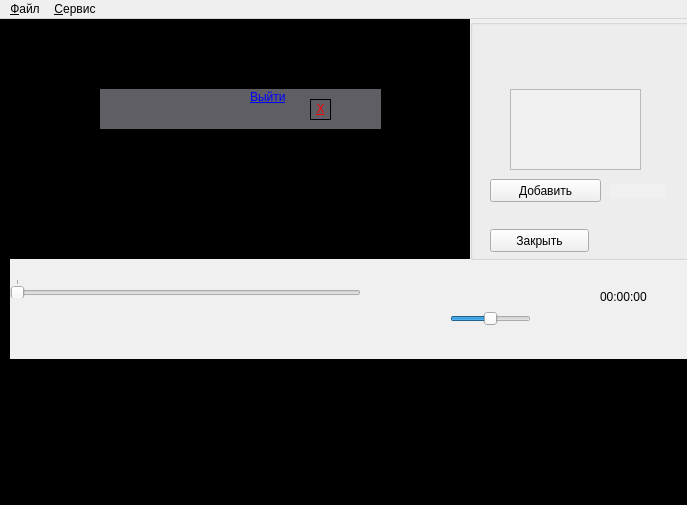
<?xml version="1.0" encoding="UTF-8"?>
<ui version="4.0">
 <class>MainWindow</class>
 <widget class="QMainWindow" name="MainWindow">
  <property name="geometry">
   <rect>
    <x>0</x>
    <y>0</y>
    <width>687</width>
    <height>505</height>
   </rect>
  </property>
  <property name="windowTitle">
   <string>VoPlayer</string>
  </property>
  <property name="windowIcon">
   <iconset>
    <normaloff>../build-untitled-Desktop_Qt_5_3_GCC_64bit-Debug/src/logo_program.png</normaloff>../build-untitled-Desktop_Qt_5_3_GCC_64bit-Debug/src/logo_program.png</iconset>
  </property>
  <property name="styleSheet">
   <string notr="true"/>
  </property>
  <widget class="QWidget" name="centralWidget">
   <property name="autoFillBackground">
    <bool>false</bool>
   </property>
   <property name="styleSheet">
    <string notr="true">background-color: rgb(0, 0, 0);</string>
   </property>
   <widget class="QFrame" name="controlPanelBox">
    <property name="geometry">
     <rect>
      <x>10</x>
      <y>240</y>
      <width>681</width>
      <height>100</height>
     </rect>
    </property>
    <property name="minimumSize">
     <size>
      <width>0</width>
      <height>100</height>
     </size>
    </property>
    <property name="maximumSize">
     <size>
      <width>16777215</width>
      <height>100</height>
     </size>
    </property>
    <property name="palette">
     <palette>
      <active>
       <colorrole role="Button">
        <brush brushstyle="SolidPattern">
         <color alpha="255">
          <red>240</red>
          <green>240</green>
          <blue>240</blue>
         </color>
        </brush>
       </colorrole>
       <colorrole role="Base">
        <brush brushstyle="SolidPattern">
         <color alpha="255">
          <red>240</red>
          <green>240</green>
          <blue>240</blue>
         </color>
        </brush>
       </colorrole>
       <colorrole role="Window">
        <brush brushstyle="SolidPattern">
         <color alpha="255">
          <red>240</red>
          <green>240</green>
          <blue>240</blue>
         </color>
        </brush>
       </colorrole>
      </active>
      <inactive>
       <colorrole role="Button">
        <brush brushstyle="SolidPattern">
         <color alpha="255">
          <red>240</red>
          <green>240</green>
          <blue>240</blue>
         </color>
        </brush>
       </colorrole>
       <colorrole role="Base">
        <brush brushstyle="SolidPattern">
         <color alpha="255">
          <red>240</red>
          <green>240</green>
          <blue>240</blue>
         </color>
        </brush>
       </colorrole>
       <colorrole role="Window">
        <brush brushstyle="SolidPattern">
         <color alpha="255">
          <red>240</red>
          <green>240</green>
          <blue>240</blue>
         </color>
        </brush>
       </colorrole>
      </inactive>
      <disabled>
       <colorrole role="Button">
        <brush brushstyle="SolidPattern">
         <color alpha="255">
          <red>240</red>
          <green>240</green>
          <blue>240</blue>
         </color>
        </brush>
       </colorrole>
       <colorrole role="Base">
        <brush brushstyle="SolidPattern">
         <color alpha="255">
          <red>240</red>
          <green>240</green>
          <blue>240</blue>
         </color>
        </brush>
       </colorrole>
       <colorrole role="Window">
        <brush brushstyle="SolidPattern">
         <color alpha="255">
          <red>240</red>
          <green>240</green>
          <blue>240</blue>
         </color>
        </brush>
       </colorrole>
      </disabled>
     </palette>
    </property>
    <property name="focusPolicy">
     <enum>Qt::NoFocus</enum>
    </property>
    <property name="autoFillBackground">
     <bool>false</bool>
    </property>
    <property name="styleSheet">
     <string notr="true">background-color: rgb(240, 240, 240);</string>
    </property>
    <widget class="QLabel" name="label">
     <property name="geometry">
      <rect>
       <x>590</x>
       <y>30</y>
       <width>71</width>
       <height>16</height>
      </rect>
     </property>
     <property name="text">
      <string>00:00:00</string>
     </property>
    </widget>
    <widget class="QFrame" name="buttonsPanel">
     <property name="geometry">
      <rect>
       <x>10</x>
       <y>30</y>
       <width>411</width>
       <height>70</height>
      </rect>
     </property>
     <property name="minimumSize">
      <size>
       <width>0</width>
       <height>70</height>
      </size>
     </property>
     <property name="autoFillBackground">
      <bool>false</bool>
     </property>
     <property name="styleSheet">
      <string notr="true">background-color: rgb(240, 240, 240);</string>
     </property>
     <widget class="QPushButton" name="play">
      <property name="geometry">
       <rect>
        <x>10</x>
        <y>6</y>
        <width>41</width>
        <height>41</height>
       </rect>
      </property>
      <property name="focusPolicy">
       <enum>Qt::NoFocus</enum>
      </property>
      <property name="text">
       <string/>
      </property>
      <property name="icon">
       <iconset>
        <normaloff>../build-untitled-Desktop_Qt_5_3_GCC_64bit-Debug/src/play.png</normaloff>../build-untitled-Desktop_Qt_5_3_GCC_64bit-Debug/src/play.png</iconset>
      </property>
      <property name="iconSize">
       <size>
        <width>56</width>
        <height>56</height>
       </size>
      </property>
      <property name="checkable">
       <bool>false</bool>
      </property>
      <property name="autoRepeat">
       <bool>false</bool>
      </property>
      <property name="autoExclusive">
       <bool>false</bool>
      </property>
      <property name="flat">
       <bool>true</bool>
      </property>
     </widget>
     <widget class="QPushButton" name="stop">
      <property name="geometry">
       <rect>
        <x>90</x>
        <y>15</y>
        <width>28</width>
        <height>28</height>
       </rect>
      </property>
      <property name="focusPolicy">
       <enum>Qt::NoFocus</enum>
      </property>
      <property name="text">
       <string/>
      </property>
      <property name="icon">
       <iconset>
        <normaloff>../build-untitled-Desktop_Qt_5_3_GCC_64bit-Debug/src/stop.png</normaloff>../build-untitled-Desktop_Qt_5_3_GCC_64bit-Debug/src/stop.png</iconset>
      </property>
      <property name="iconSize">
       <size>
        <width>35</width>
        <height>35</height>
       </size>
      </property>
      <property name="autoDefault">
       <bool>false</bool>
      </property>
      <property name="default">
       <bool>false</bool>
      </property>
      <property name="flat">
       <bool>true</bool>
      </property>
     </widget>
     <widget class="QPushButton" name="full">
      <property name="geometry">
       <rect>
        <x>170</x>
        <y>19</y>
        <width>28</width>
        <height>28</height>
       </rect>
      </property>
      <property name="focusPolicy">
       <enum>Qt::NoFocus</enum>
      </property>
      <property name="toolTip">
       <string>Развернуть/Свернуть</string>
      </property>
      <property name="text">
       <string/>
      </property>
      <property name="icon">
       <iconset>
        <normaloff>../build-untitled-Desktop_Qt_5_3_GCC_64bit-Debug/src/full_screen.png</normaloff>../build-untitled-Desktop_Qt_5_3_GCC_64bit-Debug/src/full_screen.png</iconset>
      </property>
      <property name="iconSize">
       <size>
        <width>32</width>
        <height>32</height>
       </size>
      </property>
      <property name="flat">
       <bool>true</bool>
      </property>
     </widget>
     <widget class="QPushButton" name="back">
      <property name="geometry">
       <rect>
        <x>60</x>
        <y>19</y>
        <width>28</width>
        <height>28</height>
       </rect>
      </property>
      <property name="focusPolicy">
       <enum>Qt::NoFocus</enum>
      </property>
      <property name="text">
       <string/>
      </property>
      <property name="icon">
       <iconset>
        <normaloff>../build-untitled-Desktop_Qt_5_3_GCC_64bit-Debug/src/rewind_backward.png</normaloff>../build-untitled-Desktop_Qt_5_3_GCC_64bit-Debug/src/rewind_backward.png</iconset>
      </property>
      <property name="iconSize">
       <size>
        <width>32</width>
        <height>32</height>
       </size>
      </property>
      <property name="autoRepeat">
       <bool>true</bool>
      </property>
      <property name="flat">
       <bool>true</bool>
      </property>
     </widget>
     <widget class="QPushButton" name="forward">
      <property name="geometry">
       <rect>
        <x>120</x>
        <y>18</y>
        <width>28</width>
        <height>28</height>
       </rect>
      </property>
      <property name="focusPolicy">
       <enum>Qt::NoFocus</enum>
      </property>
      <property name="text">
       <string/>
      </property>
      <property name="icon">
       <iconset>
        <normaloff>../build-untitled-Desktop_Qt_5_3_GCC_64bit-Debug/src/rewind_forward.png</normaloff>../build-untitled-Desktop_Qt_5_3_GCC_64bit-Debug/src/rewind_forward.png</iconset>
      </property>
      <property name="iconSize">
       <size>
        <width>32</width>
        <height>32</height>
       </size>
      </property>
      <property name="autoRepeat">
       <bool>true</bool>
      </property>
      <property name="flat">
       <bool>true</bool>
      </property>
     </widget>
    </widget>
    <widget class="QSlider" name="seekSlider">
     <property name="enabled">
      <bool>true</bool>
     </property>
     <property name="geometry">
      <rect>
       <x>0</x>
       <y>20</y>
       <width>351</width>
       <height>19</height>
      </rect>
     </property>
     <property name="focusPolicy">
      <enum>Qt::NoFocus</enum>
     </property>
     <property name="maximum">
      <number>0</number>
     </property>
     <property name="pageStep">
      <number>5</number>
     </property>
     <property name="value">
      <number>0</number>
     </property>
     <property name="sliderPosition">
      <number>0</number>
     </property>
     <property name="orientation">
      <enum>Qt::Horizontal</enum>
     </property>
     <property name="tickPosition">
      <enum>QSlider::TicksAbove</enum>
     </property>
    </widget>
    <widget class="QSlider" name="volumeSlider">
     <property name="geometry">
      <rect>
       <x>440</x>
       <y>50</y>
       <width>81</width>
       <height>19</height>
      </rect>
     </property>
     <property name="focusPolicy">
      <enum>Qt::NoFocus</enum>
     </property>
     <property name="toolTip">
      <string>Громкость</string>
     </property>
     <property name="maximum">
      <number>100</number>
     </property>
     <property name="value">
      <number>50</number>
     </property>
     <property name="orientation">
      <enum>Qt::Horizontal</enum>
     </property>
     <property name="invertedAppearance">
      <bool>false</bool>
     </property>
    </widget>
   </widget>
   <widget class="QGroupBox" name="translateBox">
    <property name="geometry">
     <rect>
      <x>470</x>
      <y>0</y>
      <width>250</width>
      <height>241</height>
     </rect>
    </property>
    <property name="minimumSize">
     <size>
      <width>250</width>
      <height>0</height>
     </size>
    </property>
    <property name="maximumSize">
     <size>
      <width>250</width>
      <height>16777215</height>
     </size>
    </property>
    <property name="palette">
     <palette>
      <active>
       <colorrole role="Button">
        <brush brushstyle="SolidPattern">
         <color alpha="255">
          <red>240</red>
          <green>240</green>
          <blue>240</blue>
         </color>
        </brush>
       </colorrole>
       <colorrole role="Base">
        <brush brushstyle="SolidPattern">
         <color alpha="255">
          <red>240</red>
          <green>240</green>
          <blue>240</blue>
         </color>
        </brush>
       </colorrole>
       <colorrole role="Window">
        <brush brushstyle="SolidPattern">
         <color alpha="255">
          <red>240</red>
          <green>240</green>
          <blue>240</blue>
         </color>
        </brush>
       </colorrole>
      </active>
      <inactive>
       <colorrole role="Button">
        <brush brushstyle="SolidPattern">
         <color alpha="255">
          <red>240</red>
          <green>240</green>
          <blue>240</blue>
         </color>
        </brush>
       </colorrole>
       <colorrole role="Base">
        <brush brushstyle="SolidPattern">
         <color alpha="255">
          <red>240</red>
          <green>240</green>
          <blue>240</blue>
         </color>
        </brush>
       </colorrole>
       <colorrole role="Window">
        <brush brushstyle="SolidPattern">
         <color alpha="255">
          <red>240</red>
          <green>240</green>
          <blue>240</blue>
         </color>
        </brush>
       </colorrole>
      </inactive>
      <disabled>
       <colorrole role="Button">
        <brush brushstyle="SolidPattern">
         <color alpha="255">
          <red>240</red>
          <green>240</green>
          <blue>240</blue>
         </color>
        </brush>
       </colorrole>
       <colorrole role="Base">
        <brush brushstyle="SolidPattern">
         <color alpha="255">
          <red>240</red>
          <green>240</green>
          <blue>240</blue>
         </color>
        </brush>
       </colorrole>
       <colorrole role="Window">
        <brush brushstyle="SolidPattern">
         <color alpha="255">
          <red>240</red>
          <green>240</green>
          <blue>240</blue>
         </color>
        </brush>
       </colorrole>
      </disabled>
     </palette>
    </property>
    <property name="autoFillBackground">
     <bool>false</bool>
    </property>
    <property name="styleSheet">
     <string notr="true">background-color: rgb(240, 240, 240);</string>
    </property>
    <property name="title">
     <string/>
    </property>
    <property name="flat">
     <bool>true</bool>
    </property>
    <property name="checkable">
     <bool>false</bool>
    </property>
    <widget class="QTextBrowser" name="translations">
     <property name="geometry">
      <rect>
       <x>40</x>
       <y>70</y>
       <width>131</width>
       <height>81</height>
      </rect>
     </property>
     <property name="cursor" stdset="0">
      <cursorShape>ArrowCursor</cursorShape>
     </property>
     <property name="focusPolicy">
      <enum>Qt::NoFocus</enum>
     </property>
     <property name="openExternalLinks">
      <bool>true</bool>
     </property>
     <property name="openLinks">
      <bool>true</bool>
     </property>
    </widget>
    <widget class="QPushButton" name="pushButton">
     <property name="geometry">
      <rect>
       <x>20</x>
       <y>160</y>
       <width>111</width>
       <height>23</height>
      </rect>
     </property>
     <property name="focusPolicy">
      <enum>Qt::NoFocus</enum>
     </property>
     <property name="toolTip">
      <string comment="Добавить в мой словарь"/>
     </property>
     <property name="text">
      <string>Добавить</string>
     </property>
    </widget>
    <widget class="QPushButton" name="pushButton_2">
     <property name="geometry">
      <rect>
       <x>20</x>
       <y>210</y>
       <width>99</width>
       <height>23</height>
      </rect>
     </property>
     <property name="focusPolicy">
      <enum>Qt::NoFocus</enum>
     </property>
     <property name="text">
      <string>Закрыть</string>
     </property>
    </widget>
    <widget class="QLabel" name="label_2">
     <property name="geometry">
      <rect>
       <x>140</x>
       <y>165</y>
       <width>57</width>
       <height>14</height>
      </rect>
     </property>
     <property name="styleSheet">
      <string notr="true">color: rgb(85, 0, 0);
font: italic 9pt &quot;Sans Serif&quot;;
</string>
     </property>
     <property name="text">
      <string/>
     </property>
     <property name="wordWrap">
      <bool>true</bool>
     </property>
    </widget>
   </widget>
   <widget class="QFrame" name="autorisBox">
    <property name="geometry">
     <rect>
      <x>100</x>
      <y>70</y>
      <width>281</width>
      <height>40</height>
     </rect>
    </property>
    <property name="minimumSize">
     <size>
      <width>0</width>
      <height>40</height>
     </size>
    </property>
    <property name="maximumSize">
     <size>
      <width>16777215</width>
      <height>40</height>
     </size>
    </property>
    <property name="styleSheet">
     <string notr="true">background-color: rgba(240, 240, 255, 100);</string>
    </property>
    <widget class="QLabel" name="autoris">
     <property name="geometry">
      <rect>
       <x>10</x>
       <y>6</y>
       <width>121</width>
       <height>20</height>
      </rect>
     </property>
     <property name="font">
      <font>
       <underline>false</underline>
      </font>
     </property>
     <property name="styleSheet">
      <string notr="true">background-color: rgba(255, 255, 255, 0);</string>
     </property>
     <property name="text">
      <string/>
     </property>
     <property name="scaledContents">
      <bool>true</bool>
     </property>
     <property name="wordWrap">
      <bool>true</bool>
     </property>
     <property name="openExternalLinks">
      <bool>false</bool>
     </property>
     <property name="textInteractionFlags">
      <set>Qt::LinksAccessibleByMouse</set>
     </property>
    </widget>
    <widget class="QLabel" name="logOut">
     <property name="geometry">
      <rect>
       <x>150</x>
       <y>0</y>
       <width>41</width>
       <height>16</height>
      </rect>
     </property>
     <property name="styleSheet">
      <string notr="true">background-color: rgba(255, 255, 255, 0);</string>
     </property>
     <property name="text">
      <string>&lt;a href=&quot;#&quot;&gt;Выйти&lt;/a&gt;</string>
     </property>
    </widget>
    <widget class="QLabel" name="closePan">
     <property name="geometry">
      <rect>
       <x>210</x>
       <y>10</y>
       <width>21</width>
       <height>21</height>
      </rect>
     </property>
     <property name="minimumSize">
      <size>
       <width>21</width>
       <height>21</height>
      </size>
     </property>
     <property name="toolTip">
      <string>&lt;html&gt;&lt;head/&gt;&lt;body&gt;&lt;p&gt;&lt;span style=&quot; color:#ffffff;&quot;&gt;Закрыть&lt;/span&gt;&lt;/p&gt;&lt;/body&gt;&lt;/html&gt;</string>
     </property>
     <property name="layoutDirection">
      <enum>Qt::LeftToRight</enum>
     </property>
     <property name="styleSheet">
      <string notr="true">background-color: rgba(255, 255, 255, 0);</string>
     </property>
     <property name="frameShape">
      <enum>QFrame::Box</enum>
     </property>
     <property name="frameShadow">
      <enum>QFrame::Plain</enum>
     </property>
     <property name="text">
      <string>&lt;a href=&quot;close&quot;&gt;&lt;font color=&quot;red&quot;&gt;X&lt;/font&gt;&lt;/a&gt;</string>
     </property>
     <property name="alignment">
      <set>Qt::AlignCenter</set>
     </property>
    </widget>
   </widget>
  </widget>
  <widget class="QMenuBar" name="menuBar">
   <property name="geometry">
    <rect>
     <x>0</x>
     <y>0</y>
     <width>687</width>
     <height>21</height>
    </rect>
   </property>
   <widget class="QMenu" name="menu">
    <property name="title">
     <string>&amp;Файл</string>
    </property>
    <addaction name="action"/>
    <addaction name="action_3"/>
    <addaction name="separator"/>
    <addaction name="action_2"/>
   </widget>
   <widget class="QMenu" name="menu_2">
    <property name="title">
     <string>&amp;Сервис</string>
    </property>
    <addaction name="action_5"/>
   </widget>
   <addaction name="menu"/>
   <addaction name="menu_2"/>
  </widget>
  <action name="action">
   <property name="text">
    <string>&amp;Открыть</string>
   </property>
   <property name="shortcut">
    <string>Ctrl+O</string>
   </property>
  </action>
  <action name="action_3">
   <property name="checkable">
    <bool>false</bool>
   </property>
   <property name="enabled">
    <bool>false</bool>
   </property>
   <property name="text">
    <string>&amp;Загрузить субтитры</string>
   </property>
   <property name="shortcut">
    <string>Ctrl+S</string>
   </property>
  </action>
  <action name="action_2">
   <property name="enabled">
    <bool>true</bool>
   </property>
   <property name="text">
    <string>&amp;Выход</string>
   </property>
   <property name="shortcut">
    <string>Ctrl+Q</string>
   </property>
  </action>
  <action name="action_4">
   <property name="text">
    <string>В&amp;еб рессурс</string>
   </property>
   <property name="shortcut">
    <string>Ctrl+W</string>
   </property>
  </action>
  <action name="action_5">
   <property name="text">
    <string>&amp;Авторизация</string>
   </property>
  </action>
 </widget>
 <layoutdefault spacing="6" margin="11"/>
 <resources/>
 <connections/>
</ui>
